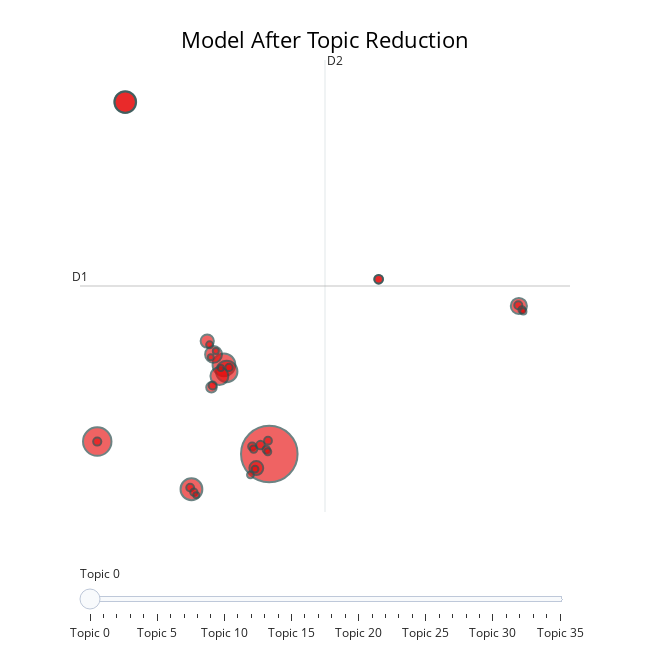

The code cell stored with this chart in its notebook:
### Code cell
fig = reddit_model.visualize_topics()

fig.update_layout(title_text='Model After Topic Reduction')

fig.update_traces(marker=dict(color='rgba(230, 10, 10, 0.9)',  
                              line=dict(color='DarkSlateGrey', width=2)))

fig.show()

### Figure 1 — Plotly figure (JSON) as saved in the notebook; plotly's stock layout.template omitted (floating-point values rounded to 4 significant figures)
{"data": [{"customdata": [[0, "visa | immigration | time | job | country", 5510], [1, "asylum | country | immigration | seekers | asylum seekers", 1392], [2, "immigration | country | foreigners | british | britain", 890], [3, "rights | human | human rights | israel | law", 818], [4, "refugees | office | house | immigration | housing", 818], [5, "citizenship | british | born | english | country", 789], [6, "israel | israeli | jewish | hamas | gaza", 783], [7, "expat | country | immigrant | expats | countries", 554], [8, "immigration | white | country | multiculturalism | british", 487], [9, "police | detained | detain | officer | arrest", 449], [10, "imgs | doctors | training | immigration | nhs", 332], [11, "war | ukraine | crimes | russia | country", 300], [12, "immigration | visas | migration | immigrants | workers", 190], [13, "left | immigration | party | wing | labour", 133], [14, "inflation | immigration | pay | country | passport", 124], [15, "brexit | voted | trade | political | vote", 124], [16, "boats | asylum | refugees | safe | seekers", 115], [17, "rights | protest | immigration | british | country", 110], [18, "migrants | migrant | europe | immigration | government", 110], [19, "immigration | visa | country | live | money", 109], [20, "bbc | immigration | lineker | time | rights", 105], [21, "bedroom | office | bed | gun | guns", 104], [22, "immigration | time | pay | visa | housing", 95], [23, "court | settlement | court settlement | english | landlord", 93], [24, "immigration | country | refugees | population | legal", 91], [25, "immigration | mass immigration | mass | blair | housing", 91], [26, "office | immigration | police | detain | rights", 85], [27, "immigration | labour | government | time | risk", 84], [28, "immigration | germany | japanese | visa | london", 82], [29, "sqe | training | training contract | fish | chips", 80], [30, "mental | mental health | health | capacity | patient", 79], [31, "law | police | leave | job | immigration", 67], [32, "marriage | live | income | child marriage | black", 62], [33, "immigration | countries | england | housing | country", 61], [34, "office | wfh | time | hours | week", 60], [35, "bacon | south | african | apartheid | south african", 59]], "hovertemplate": "<b>Topic %{customdata[0]}</b><br>%{customdata[1]}<br>Size: %{customdata[2]}", "legendgroup": "", "marker": {"color": "rgba(230, 10, 10, 0.9)", "line": {"color": "DarkSlateGrey", "width": 2}, "size": [5510, 1392, 890, 818, 818, 789, 783, 554, 487, 449, 332, 300, 190, 133, 124, 124, 115, 110, 110, 109, 105, 104, 95, 93, 91, 91, 85, 84, 82, 80, 79, 67, 62, 61, 60, 59], "sizemode": "area", "sizeref": 3.444, "symbol": "circle"}, "mode": "markers", "name": "", "orientation": "v", "showlegend": false, "type": "scatter", "x": [3.722, -7.483, 0.7682, -5.66, -1.348, 0.9498, -5.66, 0.4724, 0.08995, 19.97, 2.875, -0.3207, -0.04573, 10.84, 3.148, 10.85, -7.483, 19.94, 0.03451, 2.605, 3.636, -1.432, 2.702, 3.525, 1.097, -1.19, 20.17, 3.621, -0.1674, 2.493, 2.797, 20.26, 0.239, 0.5665, -1.036, -0.08724], "xaxis": "x", "y": [-3.77, -3.114, 0.9315, 14.77, -5.629, 0.5759, 14.77, 0.3337, 1.476, 4.03, -4.512, 2.183, -0.2584, 5.434, -3.302, 5.443, -3.114, 4.067, -0.1601, -3.371, -3.071, -5.542, -3.514, -3.542, 0.7889, -5.785, 3.831, -3.651, 1.984, -4.871, -4.567, 3.74, 1.653, 0.7551, -5.937, 1.325], "yaxis": "y"}], "layout": {"annotations": [{"showarrow": false, "text": "D1", "x": -8.606, "y": 5.081, "yshift": 10}, {"showarrow": false, "text": "D2", "x": 7.349, "xshift": 10, "y": 16.99}], "height": 650, "hoverlabel": {"bgcolor": "white", "font": {"family": "Rockwell", "size": 16}}, "legend": {"itemsizing": "constant", "tracegroupgap": 0}, "margin": {"t": 60}, "shapes": [{"line": {"color": "#CFD8DC", "width": 2}, "type": "line", "x0": 7.349, "x1": 7.349, "y0": -6.827, "y1": 16.99}, {"line": {"color": "#9E9E9E", "width": 2}, "type": "line", "x0": -8.606, "x1": 23.3, "y0": 5.081, "y1": 5.081}], "sliders": [{"active": 0, "pad": {"t": 50}, "steps": [{"args": [{"marker.color": [["red", "#B0BEC5", "#B0BEC5", "#B0BEC5", "#B0BEC5", "#B0BEC5", "#B0BEC5", "#B0BEC5", "#B0BEC5", "#B0BEC5", "#B0BEC5", "#B0BEC5", "#B0BEC5", "#B0BEC5", "#B0BEC5", "#B0BEC5", "#B0BEC5", "#B0BEC5", "#B0BEC5", "#B0BEC5", "#B0BEC5", "#B0BEC5", "#B0BEC5", "#B0BEC5", "#B0BEC5", "#B0BEC5", "#B0BEC5", "#B0BEC5", "#B0BEC5", "#B0BEC5", "#B0BEC5", "#B0BEC5", "#B0BEC5", "#B0BEC5", "#B0BEC5", "#B0BEC5"]]}], "label": "Topic 0", "method": "update"}, {"args": [{"marker.color": [["#B0BEC5", "red", "#B0BEC5", "#B0BEC5", "#B0BEC5", "#B0BEC5", "#B0BEC5", "#B0BEC5", "#B0BEC5", "#B0BEC5", "#B0BEC5", "#B0BEC5", "#B0BEC5", "#B0BEC5", "#B0BEC5", "#B0BEC5", "#B0BEC5", "#B0BEC5", "#B0BEC5", "#B0BEC5", "#B0BEC5", "#B0BEC5", "#B0BEC5", "#B0BEC5", "#B0BEC5", "#B0BEC5", "#B0BEC5", "#B0BEC5", "#B0BEC5", "#B0BEC5", "#B0BEC5", "#B0BEC5", "#B0BEC5", "#B0BEC5", "#B0BEC5", "#B0BEC5"]]}], "label": "Topic 1", "method": "update"}, {"args": [{"marker.color": [["#B0BEC5", "#B0BEC5", "red", "#B0BEC5", "#B0BEC5", "#B0BEC5", "#B0BEC5", "#B0BEC5", "#B0BEC5", "#B0BEC5", "#B0BEC5", "#B0BEC5", "#B0BEC5", "#B0BEC5", "#B0BEC5", "#B0BEC5", "#B0BEC5", "#B0BEC5", "#B0BEC5", "#B0BEC5", "#B0BEC5", "#B0BEC5", "#B0BEC5", "#B0BEC5", "#B0BEC5", "#B0BEC5", "#B0BEC5", "#B0BEC5", "#B0BEC5", "#B0BEC5", "#B0BEC5", "#B0BEC5", "#B0BEC5", "#B0BEC5", "#B0BEC5", "#B0BEC5"]]}], "label": "Topic 2", "method": "update"}, {"args": [{"marker.color": [["#B0BEC5", "#B0BEC5", "#B0BEC5", "red", "#B0BEC5", "#B0BEC5", "#B0BEC5", "#B0BEC5", "#B0BEC5", "#B0BEC5", "#B0BEC5", "#B0BEC5", "#B0BEC5", "#B0BEC5", "#B0BEC5", "#B0BEC5", "#B0BEC5", "#B0BEC5", "#B0BEC5", "#B0BEC5", "#B0BEC5", "#B0BEC5", "#B0BEC5", "#B0BEC5", "#B0BEC5", "#B0BEC5", "#B0BEC5", "#B0BEC5", "#B0BEC5", "#B0BEC5", "#B0BEC5", "#B0BEC5", "#B0BEC5", "#B0BEC5", "#B0BEC5", "#B0BEC5"]]}], "label": "Topic 3", "method": "update"}, {"args": [{"marker.color": [["#B0BEC5", "#B0BEC5", "#B0BEC5", "#B0BEC5", "red", "#B0BEC5", "#B0BEC5", "#B0BEC5", "#B0BEC5", "#B0BEC5", "#B0BEC5", "#B0BEC5", "#B0BEC5", "#B0BEC5", "#B0BEC5", "#B0BEC5", "#B0BEC5", "#B0BEC5", "#B0BEC5", "#B0BEC5", "#B0BEC5", "#B0BEC5", "#B0BEC5", "#B0BEC5", "#B0BEC5", "#B0BEC5", "#B0BEC5", "#B0BEC5", "#B0BEC5", "#B0BEC5", "#B0BEC5", "#B0BEC5", "#B0BEC5", "#B0BEC5", "#B0BEC5", "#B0BEC5"]]}], "label": "Topic 4", "method": "update"}, {"args": [{"marker.color": [["#B0BEC5", "#B0BEC5", "#B0BEC5", "#B0BEC5", "#B0BEC5", "red", "#B0BEC5", "#B0BEC5", "#B0BEC5", "#B0BEC5", "#B0BEC5", "#B0BEC5", "#B0BEC5", "#B0BEC5", "#B0BEC5", "#B0BEC5", "#B0BEC5", "#B0BEC5", "#B0BEC5", "#B0BEC5", "#B0BEC5", "#B0BEC5", "#B0BEC5", "#B0BEC5", "#B0BEC5", "#B0BEC5", "#B0BEC5", "#B0BEC5", "#B0BEC5", "#B0BEC5", "#B0BEC5", "#B0BEC5", "#B0BEC5", "#B0BEC5", "#B0BEC5", "#B0BEC5"]]}], "label": "Topic 5", "method": "update"}, {"args": [{"marker.color": [["#B0BEC5", "#B0BEC5", "#B0BEC5", "#B0BEC5", "#B0BEC5", "#B0BEC5", "red", "#B0BEC5", "#B0BEC5", "#B0BEC5", "#B0BEC5", "#B0BEC5", "#B0BEC5", "#B0BEC5", "#B0BEC5", "#B0BEC5", "#B0BEC5", "#B0BEC5", "#B0BEC5", "#B0BEC5", "#B0BEC5", "#B0BEC5", "#B0BEC5", "#B0BEC5", "#B0BEC5", "#B0BEC5", "#B0BEC5", "#B0BEC5", "#B0BEC5", "#B0BEC5", "#B0BEC5", "#B0BEC5", "#B0BEC5", "#B0BEC5", "#B0BEC5", "#B0BEC5"]]}], "label": "Topic 6", "method": "update"}, {"args": [{"marker.color": [["#B0BEC5", "#B0BEC5", "#B0BEC5", "#B0BEC5", "#B0BEC5", "#B0BEC5", "#B0BEC5", "red", "#B0BEC5", "#B0BEC5", "#B0BEC5", "#B0BEC5", "#B0BEC5", "#B0BEC5", "#B0BEC5", "#B0BEC5", "#B0BEC5", "#B0BEC5", "#B0BEC5", "#B0BEC5", "#B0BEC5", "#B0BEC5", "#B0BEC5", "#B0BEC5", "#B0BEC5", "#B0BEC5", "#B0BEC5", "#B0BEC5", "#B0BEC5", "#B0BEC5", "#B0BEC5", "#B0BEC5", "#B0BEC5", "#B0BEC5", "#B0BEC5", "#B0BEC5"]]}], "label": "Topic 7", "method": "update"}, {"args": [{"marker.color": [["#B0BEC5", "#B0BEC5", "#B0BEC5", "#B0BEC5", "#B0BEC5", "#B0BEC5", "#B0BEC5", "#B0BEC5", "red", "#B0BEC5", "#B0BEC5", "#B0BEC5", "#B0BEC5", "#B0BEC5", "#B0BEC5", "#B0BEC5", "#B0BEC5", "#B0BEC5", "#B0BEC5", "#B0BEC5", "#B0BEC5", "#B0BEC5", "#B0BEC5", "#B0BEC5", "#B0BEC5", "#B0BEC5", "#B0BEC5", "#B0BEC5", "#B0BEC5", "#B0BEC5", "#B0BEC5", "#B0BEC5", "#B0BEC5", "#B0BEC5", "#B0BEC5", "#B0BEC5"]]}], "label": "Topic 8", "method": "update"}, {"args": [{"marker.color": [["#B0BEC5", "#B0BEC5", "#B0BEC5", "#B0BEC5", "#B0BEC5", "#B0BEC5", "#B0BEC5", "#B0BEC5", "#B0BEC5", "red", "#B0BEC5", "#B0BEC5", "#B0BEC5", "#B0BEC5", "#B0BEC5", "#B0BEC5", "#B0BEC5", "#B0BEC5", "#B0BEC5", "#B0BEC5", "#B0BEC5", "#B0BEC5", "#B0BEC5", "#B0BEC5", "#B0BEC5", "#B0BEC5", "#B0BEC5", "#B0BEC5", "#B0BEC5", "#B0BEC5", "#B0BEC5", "#B0BEC5", "#B0BEC5", "#B0BEC5", "#B0BEC5", "#B0BEC5"]]}], "label": "Topic 9", "method": "update"}, {"args": [{"marker.color": [["#B0BEC5", "#B0BEC5", "#B0BEC5", "#B0BEC5", "#B0BEC5", "#B0BEC5", "#B0BEC5", "#B0BEC5", "#B0BEC5", "#B0BEC5", "red", "#B0BEC5", "#B0BEC5", "#B0BEC5", "#B0BEC5", "#B0BEC5", "#B0BEC5", "#B0BEC5", "#B0BEC5", "#B0BEC5", "#B0BEC5", "#B0BEC5", "#B0BEC5", "#B0BEC5", "#B0BEC5", "#B0BEC5", "#B0BEC5", "#B0BEC5", "#B0BEC5", "#B0BEC5", "#B0BEC5", "#B0BEC5", "#B0BEC5", "#B0BEC5", "#B0BEC5", "#B0BEC5"]]}], "label": "Topic 10", "method": "update"}, {"args": [{"marker.color": [["#B0BEC5", "#B0BEC5", "#B0BEC5", "#B0BEC5", "#B0BEC5", "#B0BEC5", "#B0BEC5", "#B0BEC5", "#B0BEC5", "#B0BEC5", "#B0BEC5", "red", "#B0BEC5", "#B0BEC5", "#B0BEC5", "#B0BEC5", "#B0BEC5", "#B0BEC5", "#B0BEC5", "#B0BEC5", "#B0BEC5", "#B0BEC5", "#B0BEC5", "#B0BEC5", "#B0BEC5", "#B0BEC5", "#B0BEC5", "#B0BEC5", "#B0BEC5", "#B0BEC5", "#B0BEC5", "#B0BEC5", "#B0BEC5", "#B0BEC5", "#B0BEC5", "#B0BEC5"]]}], "label": "Topic 11", "method": "update"}, {"args": [{"marker.color": [["#B0BEC5", "#B0BEC5", "#B0BEC5", "#B0BEC5", "#B0BEC5", "#B0BEC5", "#B0BEC5", "#B0BEC5", "#B0BEC5", "#B0BEC5", "#B0BEC5", "#B0BEC5", "red", "#B0BEC5", "#B0BEC5", "#B0BEC5", "#B0BEC5", "#B0BEC5", "#B0BEC5", "#B0BEC5", "#B0BEC5", "#B0BEC5", "#B0BEC5", "#B0BEC5", "#B0BEC5", "#B0BEC5", "#B0BEC5", "#B0BEC5", "#B0BEC5", "#B0BEC5", "#B0BEC5", "#B0BEC5", "#B0BEC5", "#B0BEC5", "#B0BEC5", "#B0BEC5"]]}], "label": "Topic 12", "method": "update"}, {"args": [{"marker.color": [["#B0BEC5", "#B0BEC5", "#B0BEC5", "#B0BEC5", "#B0BEC5", "#B0BEC5", "#B0BEC5", "#B0BEC5", "#B0BEC5", "#B0BEC5", "#B0BEC5", "#B0BEC5", "#B0BEC5", "red", "#B0BEC5", "#B0BEC5", "#B0BEC5", "#B0BEC5", "#B0BEC5", "#B0BEC5", "#B0BEC5", "#B0BEC5", "#B0BEC5", "#B0BEC5", "#B0BEC5", "#B0BEC5", "#B0BEC5", "#B0BEC5", "#B0BEC5", "#B0BEC5", "#B0BEC5", "#B0BEC5", "#B0BEC5", "#B0BEC5", "#B0BEC5", "#B0BEC5"]]}], "label": "Topic 13", "method": "update"}, {"args": [{"marker.color": [["#B0BEC5", "#B0BEC5", "#B0BEC5", "#B0BEC5", "#B0BEC5", "#B0BEC5", "#B0BEC5", "#B0BEC5", "#B0BEC5", "#B0BEC5", "#B0BEC5", "#B0BEC5", "#B0BEC5", "#B0BEC5", "red", "#B0BEC5", "#B0BEC5", "#B0BEC5", "#B0BEC5", "#B0BEC5", "#B0BEC5", "#B0BEC5", "#B0BEC5", "#B0BEC5", "#B0BEC5", "#B0BEC5", "#B0BEC5", "#B0BEC5", "#B0BEC5", "#B0BEC5", "#B0BEC5", "#B0BEC5", "#B0BEC5", "#B0BEC5", "#B0BEC5", "#B0BEC5"]]}], "label": "Topic 14", "method": "update"}, {"args": [{"marker.color": [["#B0BEC5", "#B0BEC5", "#B0BEC5", "#B0BEC5", "#B0BEC5", "#B0BEC5", "#B0BEC5", "#B0BEC5", "#B0BEC5", "#B0BEC5", "#B0BEC5", "#B0BEC5", "#B0BEC5", "#B0BEC5", "#B0BEC5", "red", "#B0BEC5", "#B0BEC5", "#B0BEC5", "#B0BEC5", "#B0BEC5", "#B0BEC5", "#B0BEC5", "#B0BEC5", "#B0BEC5", "#B0BEC5", "#B0BEC5", "#B0BEC5", "#B0BEC5", "#B0BEC5", "#B0BEC5", "#B0BEC5", "#B0BEC5", "#B0BEC5", "#B0BEC5", "#B0BEC5"]]}], "label": "Topic 15", "method": "update"}, {"args": [{"marker.color": [["#B0BEC5", "#B0BEC5", "#B0BEC5", "#B0BEC5", "#B0BEC5", "#B0BEC5", "#B0BEC5", "#B0BEC5", "#B0BEC5", "#B0BEC5", "#B0BEC5", "#B0BEC5", "#B0BEC5", "#B0BEC5", "#B0BEC5", "#B0BEC5", "red", "#B0BEC5", "#B0BEC5", "#B0BEC5", "#B0BEC5", "#B0BEC5", "#B0BEC5", "#B0BEC5", "#B0BEC5", "#B0BEC5", "#B0BEC5", "#B0BEC5", "#B0BEC5", "#B0BEC5", "#B0BEC5", "#B0BEC5", "#B0BEC5", "#B0BEC5", "#B0BEC5", "#B0BEC5"]]}], "label": "Topic 16", "method": "update"}, {"args": [{"marker.color": [["#B0BEC5", "#B0BEC5", "#B0BEC5", "#B0BEC5", "#B0BEC5", "#B0BEC5", "#B0BEC5", "#B0BEC5", "#B0BEC5", "#B0BEC5", "#B0BEC5", "#B0BEC5", "#B0BEC5", "#B0BEC5", "#B0BEC5", "#B0BEC5", "#B0BEC5", "red", "#B0BEC5", "#B0BEC5", "#B0BEC5", "#B0BEC5", "#B0BEC5", "#B0BEC5", "#B0BEC5", "#B0BEC5", "#B0BEC5", "#B0BEC5", "#B0BEC5", "#B0BEC5", "#B0BEC5", "#B0BEC5", "#B0BEC5", "#B0BEC5", "#B0BEC5", "#B0BEC5"]]}], "label": "Topic 17", "method": "update"}, {"args": [{"marker.color": [["#B0BEC5", "#B0BEC5", "#B0BEC5", "#B0BEC5", "#B0BEC5", "#B0BEC5", "#B0BEC5", "#B0BEC5", "#B0BEC5", "#B0BEC5", "#B0BEC5", "#B0BEC5", "#B0BEC5", "#B0BEC5", "#B0BEC5", "#B0BEC5", "#B0BEC5", "#B0BEC5", "red", "#B0BEC5", "#B0BEC5", "#B0BEC5", "#B0BEC5", "#B0BEC5", "#B0BEC5", "#B0BEC5", "#B0BEC5", "#B0BEC5", "#B0BEC5", "#B0BEC5", "#B0BEC5", "#B0BEC5", "#B0BEC5", "#B0BEC5", "#B0BEC5", "#B0BEC5"]]}], "label": "Topic 18", "method": "update"}, {"args": [{"marker.color": [["#B0BEC5", "#B0BEC5", "#B0BEC5", "#B0BEC5", "#B0BEC5", "#B0BEC5", "#B0BEC5", "#B0BEC5", "#B0BEC5", "#B0BEC5", "#B0BEC5", "#B0BEC5", "#B0BEC5", "#B0BEC5", "#B0BEC5", "#B0BEC5", "#B0BEC5", "#B0BEC5", "#B0BEC5", "red", "#B0BEC5", "#B0BEC5", "#B0BEC5", "#B0BEC5", "#B0BEC5", "#B0BEC5", "#B0BEC5", "#B0BEC5", "#B0BEC5", "#B0BEC5", "#B0BEC5", "#B0BEC5", "#B0BEC5", "#B0BEC5", "#B0BEC5", "#B0BEC5"]]}], "label": "Topic 19", "method": "update"}, {"args": [{"marker.color": [["#B0BEC5", "#B0BEC5", "#B0BEC5", "#B0BEC5", "#B0BEC5", "#B0BEC5", "#B0BEC5", "#B0BEC5", "#B0BEC5", "#B0BEC5", "#B0BEC5", "#B0BEC5", "#B0BEC5", "#B0BEC5", "#B0BEC5", "#B0BEC5", "#B0BEC5", "#B0BEC5", "#B0BEC5", "#B0BEC5", "red", "#B0BEC5", "#B0BEC5", "#B0BEC5", "#B0BEC5", "#B0BEC5", "#B0BEC5", "#B0BEC5", "#B0BEC5", "#B0BEC5", "#B0BEC5", "#B0BEC5", "#B0BEC5", "#B0BEC5", "#B0BEC5", "#B0BEC5"]]}], "label": "Topic 20", "method": "update"}, {"args": [{"marker.color": [["#B0BEC5", "#B0BEC5", "#B0BEC5", "#B0BEC5", "#B0BEC5", "#B0BEC5", "#B0BEC5", "#B0BEC5", "#B0BEC5", "#B0BEC5", "#B0BEC5", "#B0BEC5", "#B0BEC5", "#B0BEC5", "#B0BEC5", "#B0BEC5", "#B0BEC5", "#B0BEC5", "#B0BEC5", "#B0BEC5", "#B0BEC5", "red", "#B0BEC5", "#B0BEC5", "#B0BEC5", "#B0BEC5", "#B0BEC5", "#B0BEC5", "#B0BEC5", "#B0BEC5", "#B0BEC5", "#B0BEC5", "#B0BEC5", "#B0BEC5", "#B0BEC5", "#B0BEC5"]]}], "label": "Topic 21", "method": "update"}, {"args": [{"marker.color": [["#B0BEC5", "#B0BEC5", "#B0BEC5", "#B0BEC5", "#B0BEC5", "#B0BEC5", "#B0BEC5", "#B0BEC5", "#B0BEC5", "#B0BEC5", "#B0BEC5", "#B0BEC5", "#B0BEC5", "#B0BEC5", "#B0BEC5", "#B0BEC5", "#B0BEC5", "#B0BEC5", "#B0BEC5", "#B0BEC5", "#B0BEC5", "#B0BEC5", "red", "#B0BEC5", "#B0BEC5", "#B0BEC5", "#B0BEC5", "#B0BEC5", "#B0BEC5", "#B0BEC5", "#B0BEC5", "#B0BEC5", "#B0BEC5", "#B0BEC5", "#B0BEC5", "#B0BEC5"]]}], "label": "Topic 22", "method": "update"}, {"args": [{"marker.color": [["#B0BEC5", "#B0BEC5", "#B0BEC5", "#B0BEC5", "#B0BEC5", "#B0BEC5", "#B0BEC5", "#B0BEC5", "#B0BEC5", "#B0BEC5", "#B0BEC5", "#B0BEC5", "#B0BEC5", "#B0BEC5", "#B0BEC5", "#B0BEC5", "#B0BEC5", "#B0BEC5", "#B0BEC5", "#B0BEC5", "#B0BEC5", "#B0BEC5", "#B0BEC5", "red", "#B0BEC5", "#B0BEC5", "#B0BEC5", "#B0BEC5", "#B0BEC5", "#B0BEC5", "#B0BEC5", "#B0BEC5", "#B0BEC5", "#B0BEC5", "#B0BEC5", "#B0BEC5"]]}], "label": "Topic 23", "method": "update"}, {"args": [{"marker.color": [["#B0BEC5", "#B0BEC5", "#B0BEC5", "#B0BEC5", "#B0BEC5", "#B0BEC5", "#B0BEC5", "#B0BEC5", "#B0BEC5", "#B0BEC5", "#B0BEC5", "#B0BEC5", "#B0BEC5", "#B0BEC5", "#B0BEC5", "#B0BEC5", "#B0BEC5", "#B0BEC5", "#B0BEC5", "#B0BEC5", "#B0BEC5", "#B0BEC5", "#B0BEC5", "#B0BEC5", "red", "#B0BEC5", "#B0BEC5", "#B0BEC5", "#B0BEC5", "#B0BEC5", "#B0BEC5", "#B0BEC5", "#B0BEC5", "#B0BEC5", "#B0BEC5", "#B0BEC5"]]}], "label": "Topic 24", "method": "update"}, {"args": [{"marker.color": [["#B0BEC5", "#B0BEC5", "#B0BEC5", "#B0BEC5", "#B0BEC5", "#B0BEC5", "#B0BEC5", "#B0BEC5", "#B0BEC5", "#B0BEC5", "#B0BEC5", "#B0BEC5", "#B0BEC5", "#B0BEC5", "#B0BEC5", "#B0BEC5", "#B0BEC5", "#B0BEC5", "#B0BEC5", "#B0BEC5", "#B0BEC5", "#B0BEC5", "#B0BEC5", "#B0BEC5", "#B0BEC5", "red", "#B0BEC5", "#B0BEC5", "#B0BEC5", "#B0BEC5", "#B0BEC5", "#B0BEC5", "#B0BEC5", "#B0BEC5", "#B0BEC5", "#B0BEC5"]]}], "label": "Topic 25", "method": "update"}, {"args": [{"marker.color": [["#B0BEC5", "#B0BEC5", "#B0BEC5", "#B0BEC5", "#B0BEC5", "#B0BEC5", "#B0BEC5", "#B0BEC5", "#B0BEC5", "#B0BEC5", "#B0BEC5", "#B0BEC5", "#B0BEC5", "#B0BEC5", "#B0BEC5", "#B0BEC5", "#B0BEC5", "#B0BEC5", "#B0BEC5", "#B0BEC5", "#B0BEC5", "#B0BEC5", "#B0BEC5", "#B0BEC5", "#B0BEC5", "#B0BEC5", "red", "#B0BEC5", "#B0BEC5", "#B0BEC5", "#B0BEC5", "#B0BEC5", "#B0BEC5", "#B0BEC5", "#B0BEC5", "#B0BEC5"]]}], "label": "Topic 26", "method": "update"}, {"args": [{"marker.color": [["#B0BEC5", "#B0BEC5", "#B0BEC5", "#B0BEC5", "#B0BEC5", "#B0BEC5", "#B0BEC5", "#B0BEC5", "#B0BEC5", "#B0BEC5", "#B0BEC5", "#B0BEC5", "#B0BEC5", "#B0BEC5", "#B0BEC5", "#B0BEC5", "#B0BEC5", "#B0BEC5", "#B0BEC5", "#B0BEC5", "#B0BEC5", "#B0BEC5", "#B0BEC5", "#B0BEC5", "#B0BEC5", "#B0BEC5", "#B0BEC5", "red", "#B0BEC5", "#B0BEC5", "#B0BEC5", "#B0BEC5", "#B0BEC5", "#B0BEC5", "#B0BEC5", "#B0BEC5"]]}], "label": "Topic 27", "method": "update"}, {"args": [{"marker.color": [["#B0BEC5", "#B0BEC5", "#B0BEC5", "#B0BEC5", "#B0BEC5", "#B0BEC5", "#B0BEC5", "#B0BEC5", "#B0BEC5", "#B0BEC5", "#B0BEC5", "#B0BEC5", "#B0BEC5", "#B0BEC5", "#B0BEC5", "#B0BEC5", "#B0BEC5", "#B0BEC5", "#B0BEC5", "#B0BEC5", "#B0BEC5", "#B0BEC5", "#B0BEC5", "#B0BEC5", "#B0BEC5", "#B0BEC5", "#B0BEC5", "#B0BEC5", "red", "#B0BEC5", "#B0BEC5", "#B0BEC5", "#B0BEC5", "#B0BEC5", "#B0BEC5", "#B0BEC5"]]}], "label": "Topic 28", "method": "update"}, {"args": [{"marker.color": [["#B0BEC5", "#B0BEC5", "#B0BEC5", "#B0BEC5", "#B0BEC5", "#B0BEC5", "#B0BEC5", "#B0BEC5", "#B0BEC5", "#B0BEC5", "#B0BEC5", "#B0BEC5", "#B0BEC5", "#B0BEC5", "#B0BEC5", "#B0BEC5", "#B0BEC5", "#B0BEC5", "#B0BEC5", "#B0BEC5", "#B0BEC5", "#B0BEC5", "#B0BEC5", "#B0BEC5", "#B0BEC5", "#B0BEC5", "#B0BEC5", "#B0BEC5", "#B0BEC5", "red", "#B0BEC5", "#B0BEC5", "#B0BEC5", "#B0BEC5", "#B0BEC5", "#B0BEC5"]]}], "label": "Topic 29", "method": "update"}, {"args": [{"marker.color": [["#B0BEC5", "#B0BEC5", "#B0BEC5", "#B0BEC5", "#B0BEC5", "#B0BEC5", "#B0BEC5", "#B0BEC5", "#B0BEC5", "#B0BEC5", "#B0BEC5", "#B0BEC5", "#B0BEC5", "#B0BEC5", "#B0BEC5", "#B0BEC5", "#B0BEC5", "#B0BEC5", "#B0BEC5", "#B0BEC5", "#B0BEC5", "#B0BEC5", "#B0BEC5", "#B0BEC5", "#B0BEC5", "#B0BEC5", "#B0BEC5", "#B0BEC5", "#B0BEC5", "#B0BEC5", "red", "#B0BEC5", "#B0BEC5", "#B0BEC5", "#B0BEC5", "#B0BEC5"]]}], "label": "Topic 30", "method": "update"}, {"args": [{"marker.color": [["#B0BEC5", "#B0BEC5", "#B0BEC5", "#B0BEC5", "#B0BEC5", "#B0BEC5", "#B0BEC5", "#B0BEC5", "#B0BEC5", "#B0BEC5", "#B0BEC5", "#B0BEC5", "#B0BEC5", "#B0BEC5", "#B0BEC5", "#B0BEC5", "#B0BEC5", "#B0BEC5", "#B0BEC5", "#B0BEC5", "#B0BEC5", "#B0BEC5", "#B0BEC5", "#B0BEC5", "#B0BEC5", "#B0BEC5", "#B0BEC5", "#B0BEC5", "#B0BEC5", "#B0BEC5", "#B0BEC5", "red", "#B0BEC5", "#B0BEC5", "#B0BEC5", "#B0BEC5"]]}], "label": "Topic 31", "method": "update"}, {"args": [{"marker.color": [["#B0BEC5", "#B0BEC5", "#B0BEC5", "#B0BEC5", "#B0BEC5", "#B0BEC5", "#B0BEC5", "#B0BEC5", "#B0BEC5", "#B0BEC5", "#B0BEC5", "#B0BEC5", "#B0BEC5", "#B0BEC5", "#B0BEC5", "#B0BEC5", "#B0BEC5", "#B0BEC5", "#B0BEC5", "#B0BEC5", "#B0BEC5", "#B0BEC5", "#B0BEC5", "#B0BEC5", "#B0BEC5", "#B0BEC5", "#B0BEC5", "#B0BEC5", "#B0BEC5", "#B0BEC5", "#B0BEC5", "#B0BEC5", "red", "#B0BEC5", "#B0BEC5", "#B0BEC5"]]}], "label": "Topic 32", "method": "update"}, {"args": [{"marker.color": [["#B0BEC5", "#B0BEC5", "#B0BEC5", "#B0BEC5", "#B0BEC5", "#B0BEC5", "#B0BEC5", "#B0BEC5", "#B0BEC5", "#B0BEC5", "#B0BEC5", "#B0BEC5", "#B0BEC5", "#B0BEC5", "#B0BEC5", "#B0BEC5", "#B0BEC5", "#B0BEC5", "#B0BEC5", "#B0BEC5", "#B0BEC5", "#B0BEC5", "#B0BEC5", "#B0BEC5", "#B0BEC5", "#B0BEC5", "#B0BEC5", "#B0BEC5", "#B0BEC5", "#B0BEC5", "#B0BEC5", "#B0BEC5", "#B0BEC5", "red", "#B0BEC5", "#B0BEC5"]]}], "label": "Topic 33", "method": "update"}, {"args": [{"marker.color": [["#B0BEC5", "#B0BEC5", "#B0BEC5", "#B0BEC5", "#B0BEC5", "#B0BEC5", "#B0BEC5", "#B0BEC5", "#B0BEC5", "#B0BEC5", "#B0BEC5", "#B0BEC5", "#B0BEC5", "#B0BEC5", "#B0BEC5", "#B0BEC5", "#B0BEC5", "#B0BEC5", "#B0BEC5", "#B0BEC5", "#B0BEC5", "#B0BEC5", "#B0BEC5", "#B0BEC5", "#B0BEC5", "#B0BEC5", "#B0BEC5", "#B0BEC5", "#B0BEC5", "#B0BEC5", "#B0BEC5", "#B0BEC5", "#B0BEC5", "#B0BEC5", "red", "#B0BEC5"]]}], "label": "Topic 34", "method": "update"}, {"args": [{"marker.color": [["#B0BEC5", "#B0BEC5", "#B0BEC5", "#B0BEC5", "#B0BEC5", "#B0BEC5", "#B0BEC5", "#B0BEC5", "#B0BEC5", "#B0BEC5", "#B0BEC5", "#B0BEC5", "#B0BEC5", "#B0BEC5", "#B0BEC5", "#B0BEC5", "#B0BEC5", "#B0BEC5", "#B0BEC5", "#B0BEC5", "#B0BEC5", "#B0BEC5", "#B0BEC5", "#B0BEC5", "#B0BEC5", "#B0BEC5", "#B0BEC5", "#B0BEC5", "#B0BEC5", "#B0BEC5", "#B0BEC5", "#B0BEC5", "#B0BEC5", "#B0BEC5", "#B0BEC5", "red"]]}], "label": "Topic 35", "method": "update"}]}], "title": {"font": {"color": "Black", "size": 22}, "text": "Model After Topic Reduction", "x": 0.5, "xanchor": "center", "y": 0.95, "yanchor": "top"}, "width": 650, "xaxis": {"anchor": "y", "domain": [0, 1], "range": [-8.606, 23.3], "title": {"text": ""}, "visible": false}, "yaxis": {"anchor": "x", "domain": [0, 1], "range": [-6.827, 16.99], "title": {"text": ""}, "visible": false}}}
